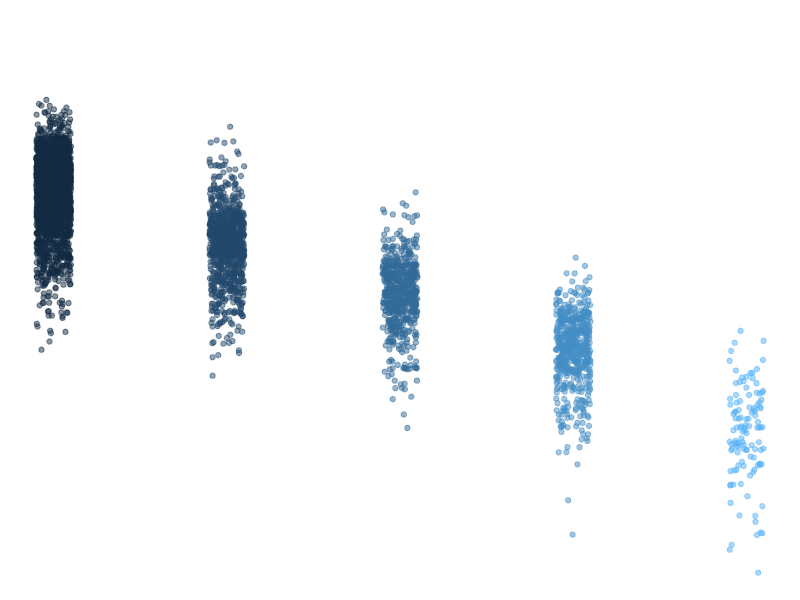

This chart was generated by the following R code:
## ---- chunk 1
knitr::opts_chunk$set(echo = TRUE)
library(tidyverse)
## ---- chunk 2
summary(storms)
## ---- chunk 3
names(storms)
## ---- chunk 4
ggplot(data = storms, aes(x = category, y = pressure)) +
  geom_jitter(width = 0.1, 
              alpha = 0.5,
              aes(color = category),
              show.legend = FALSE) +
  labs(x = "Storm CategorRY", 
       y = "Air pressure at storm center (millibars)"
       ) +
  theme_void()
